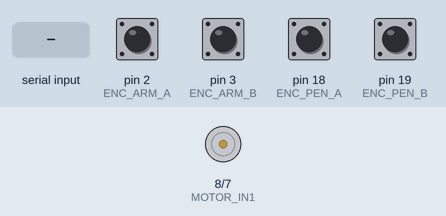
Simulated run of this sketch. Board: Arduino Mega 2560, built with avr-gcc and run on an emulated ATmega2560. On the bench: motor-driver pin pairs drawn as motors (green arrow = first pin HIGH = forward, orange = second pin HIGH = backward, longer = more drive, scaled by the enable pin). Inputs (shaded band) come from the test bench; at power-on: pin 2 (ENC_ARM_A), pin 3 (ENC_ARM_B), pin 18 (ENC_PEN_A), pin 19 (ENC_PEN_B) HIGH. What the sketch prints to the serial monitor is not drawn.

Above: at 1.2 s.
1.3 s: "f" received over Serial
At 4.2 s:
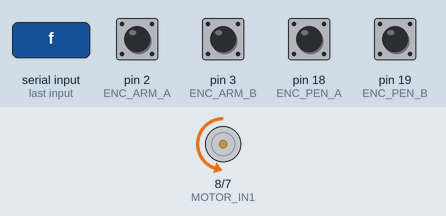
4.3 s: "c" received over Serial
At 5.0 s:
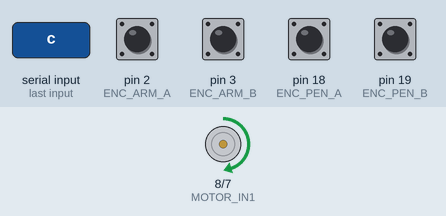
Timing chart, 0 to 13.3 s (numbered marks = the images above; inputs shaded):
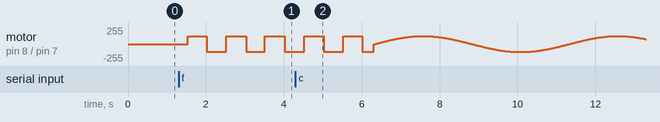

The sketch:

freq_response.ino
```cpp
/*
 * ============================================================
 *  Furuta Pendulum — FREQUENCY RESPONSE EXPERIMENT
 *  Hardware : Arduino MEGA 2560 + L298P Motor Driver Shield
 * ============================================================
 *
 * PURPOSE:
 *   Sweep sinusoidal motor inputs at increasing frequencies to
 *   map out the system's frequency response (Bode plot).
 *   Two modes are available:
 *     MODE 1 — Single-frequency sine test  (send 'f')
 *     MODE 2 — Chirp sweep (auto-increasing freq)  (send 'c')
 *
 * HOW FREQUENCY RESPONSE IS USED FOR STATE-SPACE ID:
 *   At each frequency ω:
 *     |G(jω)| = output amplitude / input amplitude
 *     ∠G(jω) = phase lag between input and output
 *   Fit these to a transfer function → convert to state space.
 *   In MATLAB: use 'invfreqs()' or System ID toolbox.
 *
 * EXPERIMENT PROCEDURE (Chirp sweep):
 *   1. Place pendulum in DOWN position.
 *   2. Send 'c' — the sweep runs automatically through
 *      FREQ_START_HZ to FREQ_END_HZ.
 *   3. Each frequency runs for DWELL_CYCLES sine cycles.
 *   4. Copy full CSV output to file for offline analysis.
 *
 * EXPERIMENT PROCEDURE (Single frequency):
 *   1. Set TEST_FREQ_HZ to desired frequency.
 *   2. Send 'f' — runs SINGLE_DURATION_MS of data.
 *   3. Measure amplitude and phase from the time-domain data.
 *
 * SAFETY: Motor oscillates continuously during test.
 *   Set SINE_AMPLITUDE conservatively (80–150).
 *   Be ready to power off if pendulum swings too wildly.
 *
 * WIRING: Same as furuta_main.ino
 * ─────────────────────────────────────────────────────────────
 */

// ─────────────────────────────────────────────────────────────
//  PINS
// ─────────────────────────────────────────────────────────────
#define MOTOR_ENA   10
#define MOTOR_IN1    8
#define MOTOR_IN2    7

#define ENC_ARM_A    2
#define ENC_ARM_B    3
#define ENC_PEN_A   18
#define ENC_PEN_B   19

// ─────────────────────────────────────────────────────────────
//  EXPERIMENT PARAMETERS — EDIT THESE
// ─────────────────────────────────────────────────────────────
// Shared
const int   SINE_AMPLITUDE    = 120;    // Peak PWM amplitude (0–255)
const unsigned long SAMPLE_MS = 5;      // 200 Hz sampling rate

// MODE 1: Single-frequency sine test
const float SINGLE_FREQ_HZ       = 1.0;    // Test frequency (Hz)
const unsigned long SINGLE_DUR_MS = 5000;  // How long to run (ms)

// MODE 2: Chirp sweep
const float FREQ_START_HZ  = 0.2;   // Start frequency (Hz)
const float FREQ_END_HZ    = 5.0;   // End frequency (Hz)  — stay below 8 Hz
const float FREQ_STEP_HZ   = 0.2;   // Step between frequencies (Hz)
const int   DWELL_CYCLES   = 5;     // Number of sine cycles to record per frequency

// ─────────────────────────────────────────────────────────────
//  ENCODER CONSTANTS
// ─────────────────────────────────────────────────────────────
const float ARM_CPR      = 4096.0;
const float PENDULUM_CPR = 4096.0;

// ─────────────────────────────────────────────────────────────
//  GLOBALS
// ─────────────────────────────────────────────────────────────
volatile long enc_arm = 0;
volatile long enc_pen = 0;
volatile bool arm_B   = false;
volatile bool pen_B   = false;

// ─────────────────────────────────────────────────────────────
//  ISRs
// ─────────────────────────────────────────────────────────────
void ISR_arm_A() { bool a = digitalRead(ENC_ARM_A); (a == arm_B) ? enc_arm-- : enc_arm++; }
void ISR_arm_B() { arm_B = digitalRead(ENC_ARM_B);  bool a = digitalRead(ENC_ARM_A); (a == arm_B) ? enc_arm++ : enc_arm--; }
void ISR_pen_A() { bool a = digitalRead(ENC_PEN_A); (a == pen_B) ? enc_pen-- : enc_pen++; }
void ISR_pen_B() { pen_B = digitalRead(ENC_PEN_B);  bool a = digitalRead(ENC_PEN_A); (a == pen_B) ? enc_pen++ : enc_pen--; }

// ─────────────────────────────────────────────────────────────
//  MOTOR HELPERS
// ─────────────────────────────────────────────────────────────
void setMotor(int pwm) {
  pwm = constrain(pwm, -255, 255);
  if (pwm > 0)      { digitalWrite(MOTOR_IN1, HIGH); digitalWrite(MOTOR_IN2, LOW);  analogWrite(MOTOR_ENA, pwm);  }
  else if (pwm < 0) { digitalWrite(MOTOR_IN1, LOW);  digitalWrite(MOTOR_IN2, HIGH); analogWrite(MOTOR_ENA, -pwm); }
  else              { digitalWrite(MOTOR_IN1, HIGH);  digitalWrite(MOTOR_IN2, HIGH); analogWrite(MOTOR_ENA, 0);    }
}

void brakeMotor() {
  digitalWrite(MOTOR_IN1, HIGH);
  digitalWrite(MOTOR_IN2, HIGH);
  analogWrite(MOTOR_ENA, 255);
}

// ─────────────────────────────────────────────────────────────
//  READ ANGLES
// ─────────────────────────────────────────────────────────────
void readAngles(float &theta, float &alpha) {
  noInterrupts();
  long a = enc_arm;
  long p = enc_pen;
  interrupts();
  theta = (float)a * (2.0f * PI) / ARM_CPR;
  alpha = (float)p * (2.0f * PI) / PENDULUM_CPR;
}

// ─────────────────────────────────────────────────────────────
//  SINE WAVE MOTOR DRIVE + DATA LOGGING
//   freq_hz   : input frequency
//   duration_ms : how long to run
//   t_offset  : time offset so time column is continuous in chirp
// ─────────────────────────────────────────────────────────────
void runSineBlock(float freq_hz, unsigned long duration_ms, unsigned long t_offset) {
  unsigned long t_start = millis();
  unsigned long t_end   = t_start + duration_ms;

  while (millis() < t_end) {
    unsigned long now     = millis();
    float elapsed_s       = (now - t_start) * 1e-3f;

    // Sinusoidal input
    float sine_val = sinf(2.0f * PI * freq_hz * elapsed_s);
    int   pwm      = (int)(SINE_AMPLITUDE * sine_val);
    setMotor(pwm);

    // Log data
    float theta, alpha;
    readAngles(theta, alpha);

    Serial.print(t_offset + (now - t_start));  Serial.print(',');
    Serial.print(freq_hz, 3);   Serial.print(',');
    Serial.print(theta, 5);     Serial.print(',');
    Serial.print(alpha, 5);     Serial.print(',');
    Serial.print(sine_val, 4);  Serial.print(',');
    Serial.println(pwm);

    // Busy-wait for next sample
    while ((millis() - now) < SAMPLE_MS);
  }
}

// ─────────────────────────────────────────────────────────────
//  MODE 1: SINGLE FREQUENCY TEST
// ─────────────────────────────────────────────────────────────
void runSingleFreq() {
  Serial.println(F("# === SINGLE FREQUENCY SINE TEST ==="));
  Serial.print(F("# FREQ_HZ="));      Serial.println(SINGLE_FREQ_HZ);
  Serial.print(F("# AMPLITUDE_PWM=")); Serial.println(SINE_AMPLITUDE);
  Serial.print(F("# DURATION_MS="));  Serial.println(SINGLE_DUR_MS);
  Serial.println(F("# ---"));
  Serial.println(F("time_ms,freq_hz,theta_rad,alpha_rad,sine_normalized,motor_pwm"));

  noInterrupts(); enc_arm = 0; enc_pen = 0; interrupts();

  runSineBlock(SINGLE_FREQ_HZ, SINGLE_DUR_MS, 0);

  brakeMotor();
  Serial.println(F("# DONE — send 'f' to repeat, 'c' for chirp sweep"));
}

// ─────────────────────────────────────────────────────────────
//  MODE 2: CHIRP SWEEP
// ─────────────────────────────────────────────────────────────
void runChirpSweep() {
  Serial.println(F("# === CHIRP FREQUENCY SWEEP ==="));
  Serial.print(F("# FREQ_START_HZ="));  Serial.println(FREQ_START_HZ);
  Serial.print(F("# FREQ_END_HZ="));    Serial.println(FREQ_END_HZ);
  Serial.print(F("# FREQ_STEP_HZ="));   Serial.println(FREQ_STEP_HZ);
  Serial.print(F("# DWELL_CYCLES="));   Serial.println(DWELL_CYCLES);
  Serial.print(F("# AMPLITUDE_PWM="));  Serial.println(SINE_AMPLITUDE);
  Serial.println(F("# ---"));
  Serial.println(F("time_ms,freq_hz,theta_rad,alpha_rad,sine_normalized,motor_pwm"));

  noInterrupts(); enc_arm = 0; enc_pen = 0; interrupts();

  unsigned long global_offset = 0;

  for (float f = FREQ_START_HZ; f <= FREQ_END_HZ + 0.001f; f += FREQ_STEP_HZ) {
    // Calculate dwell time: enough for DWELL_CYCLES complete sine periods
    unsigned long dwell_ms = (unsigned long)((DWELL_CYCLES / f) * 1000.0f);

    Serial.print(F("# Starting freq: ")); Serial.println(f);

    runSineBlock(f, dwell_ms, global_offset);
    global_offset += dwell_ms;

    // Brief brake between frequencies to allow transients to die
    brakeMotor();
    delay(300);
    global_offset += 300;
  }

  brakeMotor();
  Serial.println(F("# CHIRP SWEEP COMPLETE"));
  Serial.println(F("# Send 'c' to repeat, 'f' for single frequency"));
}

// ─────────────────────────────────────────────────────────────
//  SETUP
// ─────────────────────────────────────────────────────────────
void setup() {
  Serial.begin(115200);

  pinMode(MOTOR_ENA, OUTPUT);
  pinMode(MOTOR_IN1, OUTPUT);
  pinMode(MOTOR_IN2, OUTPUT);
  brakeMotor();

  pinMode(ENC_ARM_A, INPUT_PULLUP);
  pinMode(ENC_ARM_B, INPUT_PULLUP);
  pinMode(ENC_PEN_A, INPUT_PULLUP);
  pinMode(ENC_PEN_B, INPUT_PULLUP);

  arm_B = digitalRead(ENC_ARM_B);
  pen_B = digitalRead(ENC_PEN_B);

  attachInterrupt(digitalPinToInterrupt(ENC_ARM_A), ISR_arm_A, CHANGE);
  attachInterrupt(digitalPinToInterrupt(ENC_ARM_B), ISR_arm_B, CHANGE);
  attachInterrupt(digitalPinToInterrupt(ENC_PEN_A), ISR_pen_A, CHANGE);
  attachInterrupt(digitalPinToInterrupt(ENC_PEN_B), ISR_pen_B, CHANGE);

  Serial.println(F("=== Frequency Response Experiment ==="));
  Serial.println(F("Place pendulum in DOWN position."));
  Serial.println(F("  'f' → Single-frequency sine test"));
  Serial.println(F("  'c' → Chirp sweep (full Bode data)"));
}

// ─────────────────────────────────────────────────────────────
//  LOOP
// ─────────────────────────────────────────────────────────────
void loop() {
  if (Serial.available()) {
    char cmd = Serial.read();
    if      (cmd == 'f') runSingleFreq();
    else if (cmd == 'c') runChirpSweep();
  }
}
```
